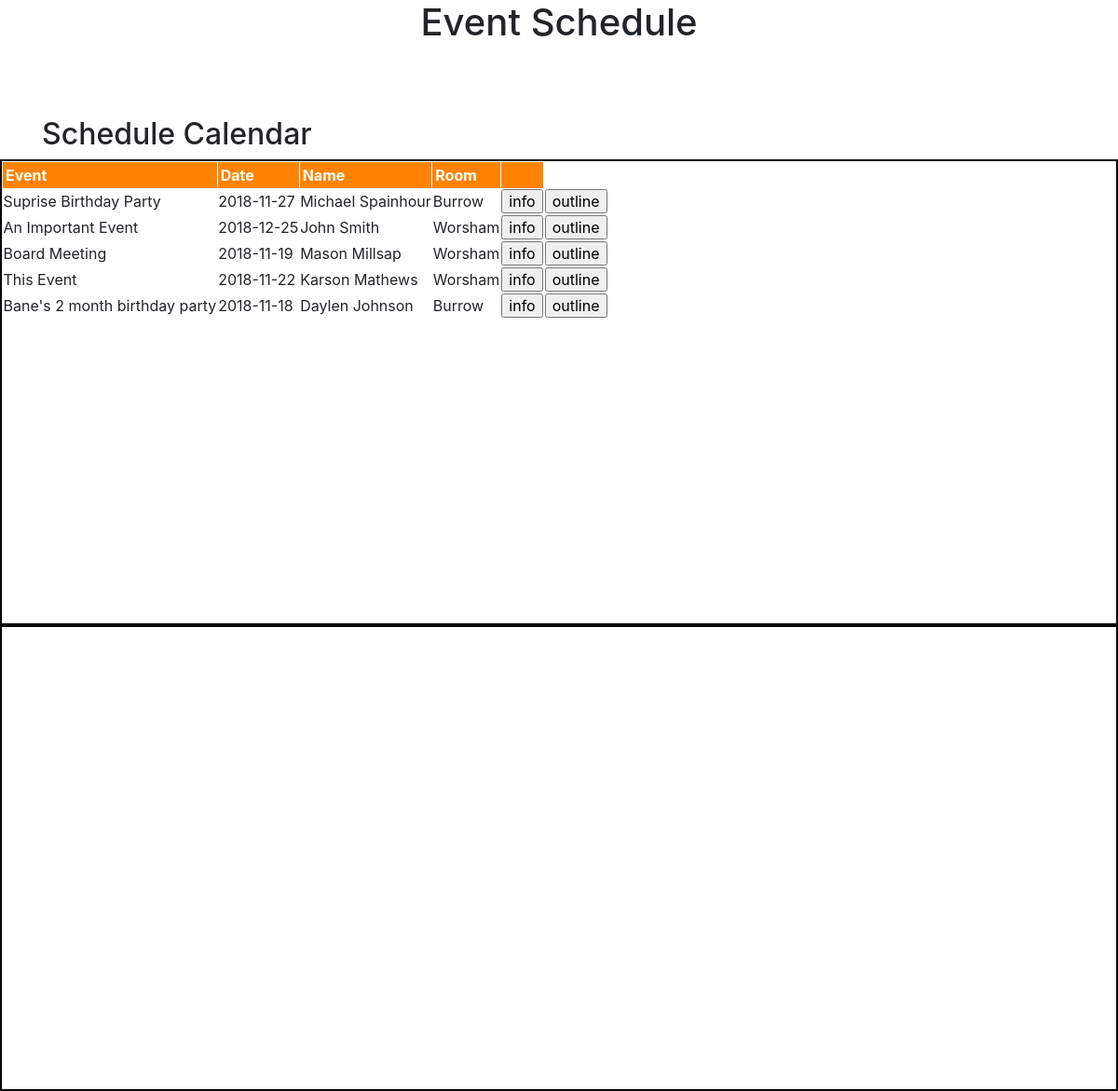
The page /admin on the database its author committed.
### tables this page shows
CREATE TABLE `users` (
	`firstname`	TEXT NOT NULL,
	`lastname`	TEXT NOT NULL,
	`phone`	TEXT NOT NULL,
	`email`	TEXT NOT NULL,
	`event`	TEXT NOT NULL,
	`eventdate`	TEXT NOT NULL,
	`starttime`	TEXT NOT NULL,
	`endtime`	TEXT NOT NULL,
	`room`	TEXT NOT NULL,
	`comments`	TEXT
);

### setup.py (the view)
@app.route('/admin')
@auth.login_required
def adminPage():
    c = sqlite3.connect('users.db')
    cur = c.cursor()
    cur.execute("SELECT DISTINCT * FROM users")
    users = cur.fetchall()
    return render_template('adminPage.html', users=users)

### templates/adminPage.html (shortened to what this page needs)
<html>
  <link rel="stylesheet" href="{{ url_for('static', filename='css/admin.css') }}">
  <head>
    <link rel="stylesheet" href="https://cdnjs.cloudflare.com/ajax/libs/fullcalendar/3.4.0/fullcalendar.css" />
    <link rel="stylesheet" href="https://cdnjs.cloudflare.com/ajax/libs/twitter-bootstrap/4.0.0-alpha.6/css/bootstrap.css" />
    <div id="header">
      <h1>Event Schedule</h1>
    </div>
  </head>
  <body>
      <div class="container">
        <h2>Schedule Calendar</h2>
      </div>
      <div id="canvas">
        <table>
          <thead class="header">
            <div id="header_div">
            <tr>
              <th>Event</th>
              <th>Date</th>
              <th>Name</th>
              <th>Room</th>
              <th></th>
            </tr>
            </div>
          </thead>
          <div id="user_info_div">
          {% for user in users %}
          <tr id="user_info">
            <td>{{ user[4] }}</td>
            <td>{{ user[5] }}</td>
            <td>{{ user[0] }} {{ user[1] }}</td>
            <td>{{ user[8] }}</td>
            <td><input id="button" type="button" name="submit" value="info" onclick="displayInfo('{{user[0]}}', '{{user[1]}}', '{{user[2]}}', '{{user[3]}}', '{{user[4]}}', '{{user[5]}}', '{{user[6]}}', '{{user[7]}}', '{{user[8]}}', '{{user[9]}}')"/></td>
            <td><input id="button_show_outline" type="button" name="submit" value="outline" onclick="show_outline()"/></td>
          </tr>
          {% endfor %}
          </div>
        </table>
      </div>
      <div id="informationDiv">
      </div>
  </body>
</html>

### static/css/admin.css (style rules this page uses)
#header { background-position: center; font-stretch: expanded; height: 125px; text-align: center; }
#canvas { height:500; border-width:2px; border-style:solid; border-color:black; flex-grow: 1; overflow: scroll; }
#informationDiv { height: 500; border-width:2px; border-style: solid; border-color: black; flex-grow: 1; overflow: scroll; }
thead.header tr { width: 100%; }
thead.header th { background: #FF8300; color: white; border-left: 1px solid; border-right: 1px solid; border-top: 1px solid; padding: 4px 3px; }

### rows shown on the page
users: event "Suprise Birthday Party", eventdate "2018-11-27", firstname "Michael", lastname "Spainhour", room "Burrow"
users: event "Board Meeting", eventdate "2018-11-19", firstname "Mason", lastname "Millsap", room "Worsham"

### other values the page prints
{{ user[4] }} "An Important Event" "This Event" "Bane's 2 month birthday party"
{{ user[5] }} "2018-12-25" "2018-11-22" "2018-11-18"
{{ user[0] }} "John" "Karson" "Daylen"
{{ user[1] }} "Smith" "Mathews" "Johnson"
{{ user[8] }} "Worsham" "Worsham" "Burrow"
